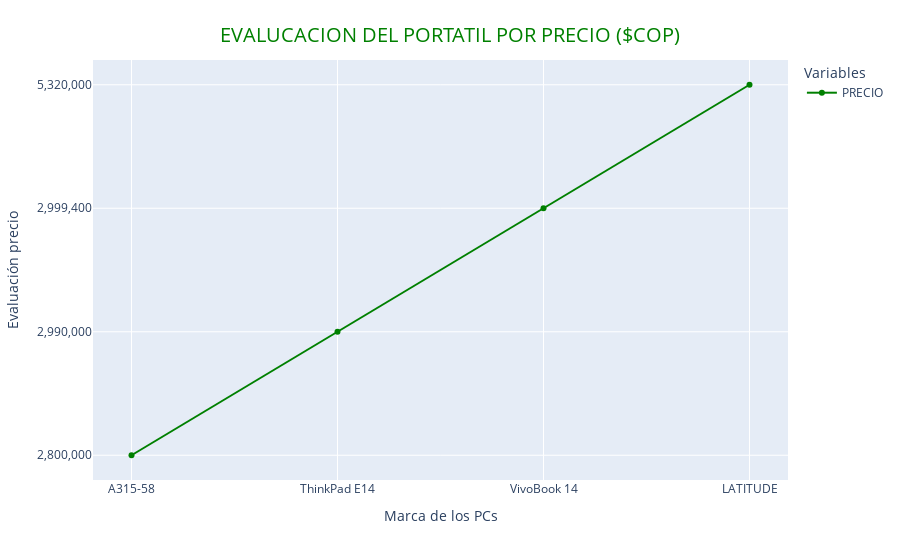

Write notebook code for a chart like this one.
### Markdown cell above
4-Graphic line type for price

### Code cell
# Ordenar los datos de menor a mayor según la columna 'PRECIO'
data_sorted = data.sort_values(by='PRECIO')


# Crear el gráfico de línea utilizando plotly.express
fig = px.line(data_sorted, x='LINEA_PC', y=['PRECIO'], markers=True, color_discrete_sequence=['green'])

# Personalizar el diseño del gráfico
fig.update_layout(
    title={
        'text': 'EVALUCACION DEL PORTATIL POR PRECIO ($COP)',
        'x': 0.5,       # Alineación del título al centro horizontalmente
        'y': 0.95,      # Alineación del título arriba verticalmente
        'xanchor': 'center',   # Alinear el título al centro horizontalmente
        'yanchor': 'top',      # Alinear el título arriba verticalmente
        'font': dict(size=20, color='green')  # Tamaño y color del título
    },
    xaxis_title='Marca de los PCs',
    yaxis_title='Evaluación precio',
    legend_title='Variables'  # Título de la leyenda
)

# Mostrar el gráfico
fig.show()

### Figure 1 — Plotly figure (JSON) as saved in the notebook; plotly's stock layout.template omitted (floating-point values rounded to 4 significant figures)
{"data": [{"hovertemplate": "variable=PRECIO<br>LINEA_PC=%{x}<br>value=%{y}<extra></extra>", "legendgroup": "PRECIO", "line": {"color": "green", "dash": "solid"}, "marker": {"symbol": "circle"}, "mode": "lines+markers", "name": "PRECIO", "orientation": "v", "showlegend": true, "type": "scatter", "x": ["A315-58", "ThinkPad E14", "VivoBook 14", "LATITUDE"], "xaxis": "x", "y": ["2,800,000", "2,990,000", "2,999,400", "5,320,000"], "yaxis": "y"}], "layout": {"legend": {"title": {"text": "Variables"}, "tracegroupgap": 0}, "margin": {"t": 60}, "title": {"font": {"color": "green", "size": 20}, "text": "EVALUCACION DEL PORTATIL POR PRECIO ($COP)", "x": 0.5, "xanchor": "center", "y": 0.95, "yanchor": "top"}, "xaxis": {"anchor": "y", "domain": [0, 1], "title": {"text": "Marca de los PCs"}}, "yaxis": {"anchor": "x", "domain": [0, 1], "title": {"text": "Evaluación precio"}}}}
